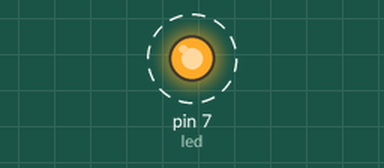
Simulated run of this sketch. Board: Arduino Uno, built with avr-gcc and run on an emulated ATmega328P. Parts: output pins drawn as LEDs (lit = HIGH). Dashed ring = blinking.

Above: at 0.5 s.
Timing chart, 0 to 4.6 s (numbered marks = the images above):
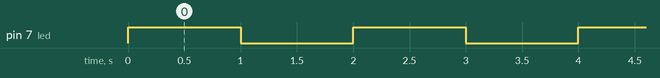

Measured:
- by itself, pin 7 (led): alternates HIGH for 1.0 s and LOW for 1.0 s

The sketch:

helloworld.ino
```cpp
int led=7;


void setup() {
 pinMode(7,OUTPUT);

}

void loop() {
  digitalWrite(led,HIGH);
  delay(1000);
  digitalWrite(led,LOW);
  delay(1000);

}
```
